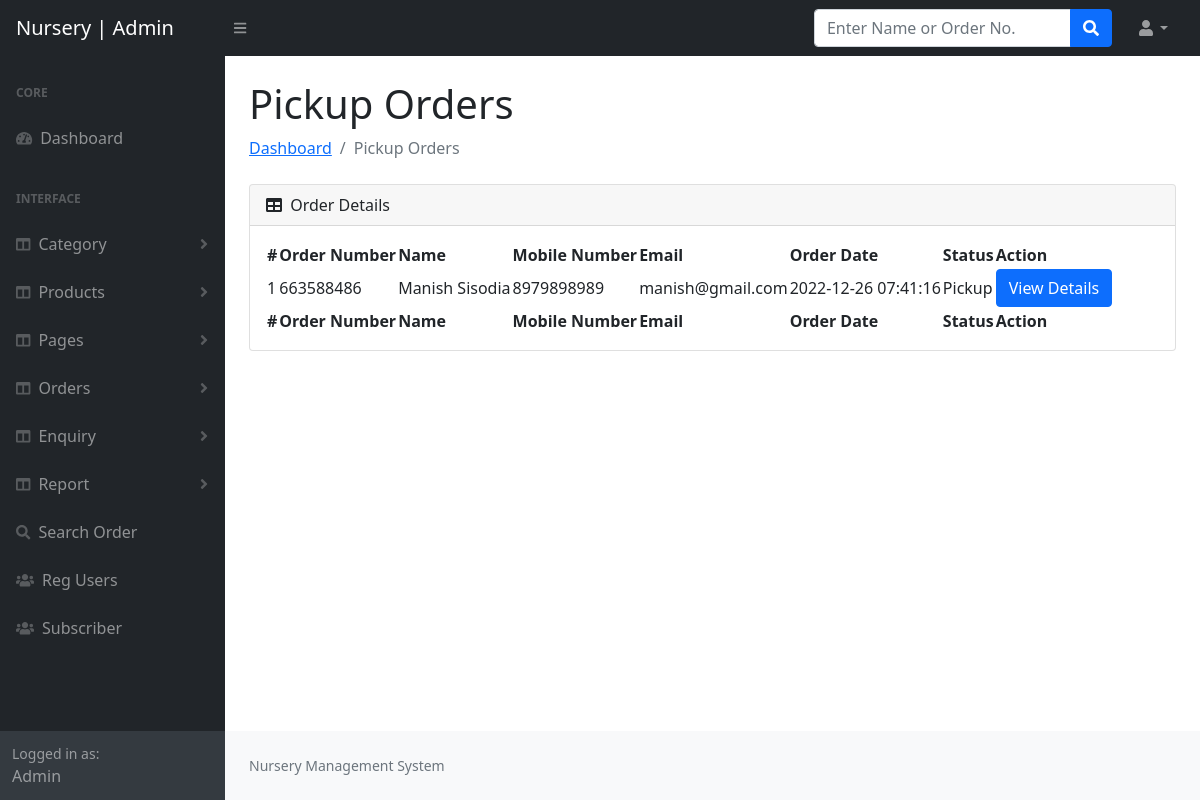
The page /admin/pickup-order.php (signed in) on the database its author committed.
### tables this page shows
CREATE TABLE `tblorderaddresses` (
  `ID` int(10) NOT NULL,
  `UserId` int(5) DEFAULT NULL,
  `Ordernumber` bigint(12) DEFAULT NULL,
  `Flatnobuldngno` varchar(200) DEFAULT NULL,
  `StreetName` varchar(200) DEFAULT NULL,
  `Area` varchar(200) DEFAULT NULL,
  `Landmark` varchar(200) DEFAULT NULL,
  `City` varchar(200) DEFAULT NULL,
  `Zipcode` int(10) DEFAULT NULL,
  `Phone` bigint(11) DEFAULT NULL,
  `Email` varchar(200) DEFAULT NULL,
  `PaymentMethod` varchar(200) DEFAULT NULL,
  `OrderTime` timestamp NULL DEFAULT current_timestamp() ON UPDATE current_timestamp(),
  `Status` varchar(200) DEFAULT NULL,
  `Remark` varchar(200) DEFAULT NULL,
  `UpdationDate` timestamp NOT NULL DEFAULT current_timestamp() ON UPDATE current_timestamp()
);

CREATE TABLE `users` (
  `id` int(11) NOT NULL,
  `FirstName` varchar(255) DEFAULT NULL,
  `LastName` varchar(255) DEFAULT NULL,
  `CompanyName` varchar(250) DEFAULT NULL,
  `Address` mediumtext DEFAULT NULL,
  `Country` varchar(250) DEFAULT NULL,
  `City` varchar(250) DEFAULT NULL,
  `Email` varchar(255) DEFAULT NULL,
  `MobileNumber` bigint(11) DEFAULT NULL,
  `Password` varchar(255) DEFAULT NULL,
  `regDate` timestamp NOT NULL DEFAULT current_timestamp()
);

### admin/pickup-order.php (the view, shortened to what this page needs)
<?php
include('includes/config.php');
if (strlen($_SESSION['aid']==0)) {
  header('location:logout.php');
  } else{
  ?>
<!DOCTYPE html>
<html lang="en">
    <head>
        <link href="https://cdn.jsdelivr.net/npm/simple-datatables@latest/dist/style.css" rel="stylesheet" />
        <link href="css/styles.css" rel="stylesheet" />
    </head>
    <body class="sb-nav-fixed">
 <?php include_once('includes/header.php');?>
        <div id="layoutSidenav">
       <?php include_once('includes/sidebar.php');?>
            <div id="layoutSidenav_content">
                <main>
                    <div class="container-fluid px-4">
                        <h1 class="mt-4">Pickup Orders</h1>
                        <ol class="breadcrumb mb-4">
                            <li class="breadcrumb-item"><a href="dashboard.php">Dashboard</a></li>
                            <li class="breadcrumb-item active">Pickup Orders</li>
                        </ol>
                        <div class="card mb-4">
                            <div class="card-header">
                                <i class="fas fa-table me-1"></i>
                               Order Details
                            </div>
                            <div class="card-body">
                                <table id="datatablesSimple">
                                    <thead>
                                        <tr>
                                            <th>#</th>
                                            <th>Order Number</th>
                                            <th>Name</th>
                                            <th>Mobile Number</th>
                                            <th>Email</th>
                                            <th>Order Date</th>
                                            <th>Status</th>
                                            <th>Action</th>
                                        </tr>
                                    </thead>
                                    <tfoot>
                                        <tr>
                                            <th>#</th>
                                            <th>Order Number</th>
                                            <th>Name</th>
                                            <th>Mobile Number</th>
                                            <th>Email</th>
                                            <th>Order Date</th>
                                            <th>Status</th>
                                            <th>Action</th>
                                        </tr>
                                    </tfoot>
                                    <tbody>
<?php
$ret=mysqli_query($con,"select * from tblorderaddresses join users on users.id=tblorderaddresses.UserId where Status='Pickup'");
$cnt=1;
while ($row=mysqli_fetch_array($ret)) {
?>
                                <tr>
                                            <td><?php echo $cnt;?></td>
                  <td><?php  echo $row['Ordernumber'];?></td>
                  <td><?php  echo $row['FirstName'];?> <?php  echo $row['LastName'];?></td>
                  <td><?php  echo $row['MobileNumber'];?></td>
                  <td><?php  echo $row['Email'];?></td>
                  <td><?php  echo $row['OrderTime'];?></td>
                  <?php if($row['Status']==""){ ?>
                     <td class="font-w600"><?php echo "Not Updated Yet"; ?></td>
                     <?php } else { ?>
                      <td><?php  echo $row['Status'];?></td><?php } ?>
                                    <td><a href="view-order.php?orderid=<?php echo $row['Ordernumber'];?>" class="btn btn-primary">View Details</a></td>
                                        </tr>
                                        <?php $cnt=$cnt+1; } ?>
                                    </tbody>
                                </table>
                            </div>
                        </div>
                    </div>
                </main>
<?php include_once('includes/footer.php');?>
            </div>
        </div>
    </body>
</html>
<?php } ?>

### rows shown on the page
tblorderaddresses: Ordernumber "663588486", UserId.FirstName "Manish", UserId.LastName "Sisodia", UserId.MobileNumber "8979898989", UserId.Email "manish@gmail.com", OrderTime "2022-12-26 07:41:16", Status "Pickup"
